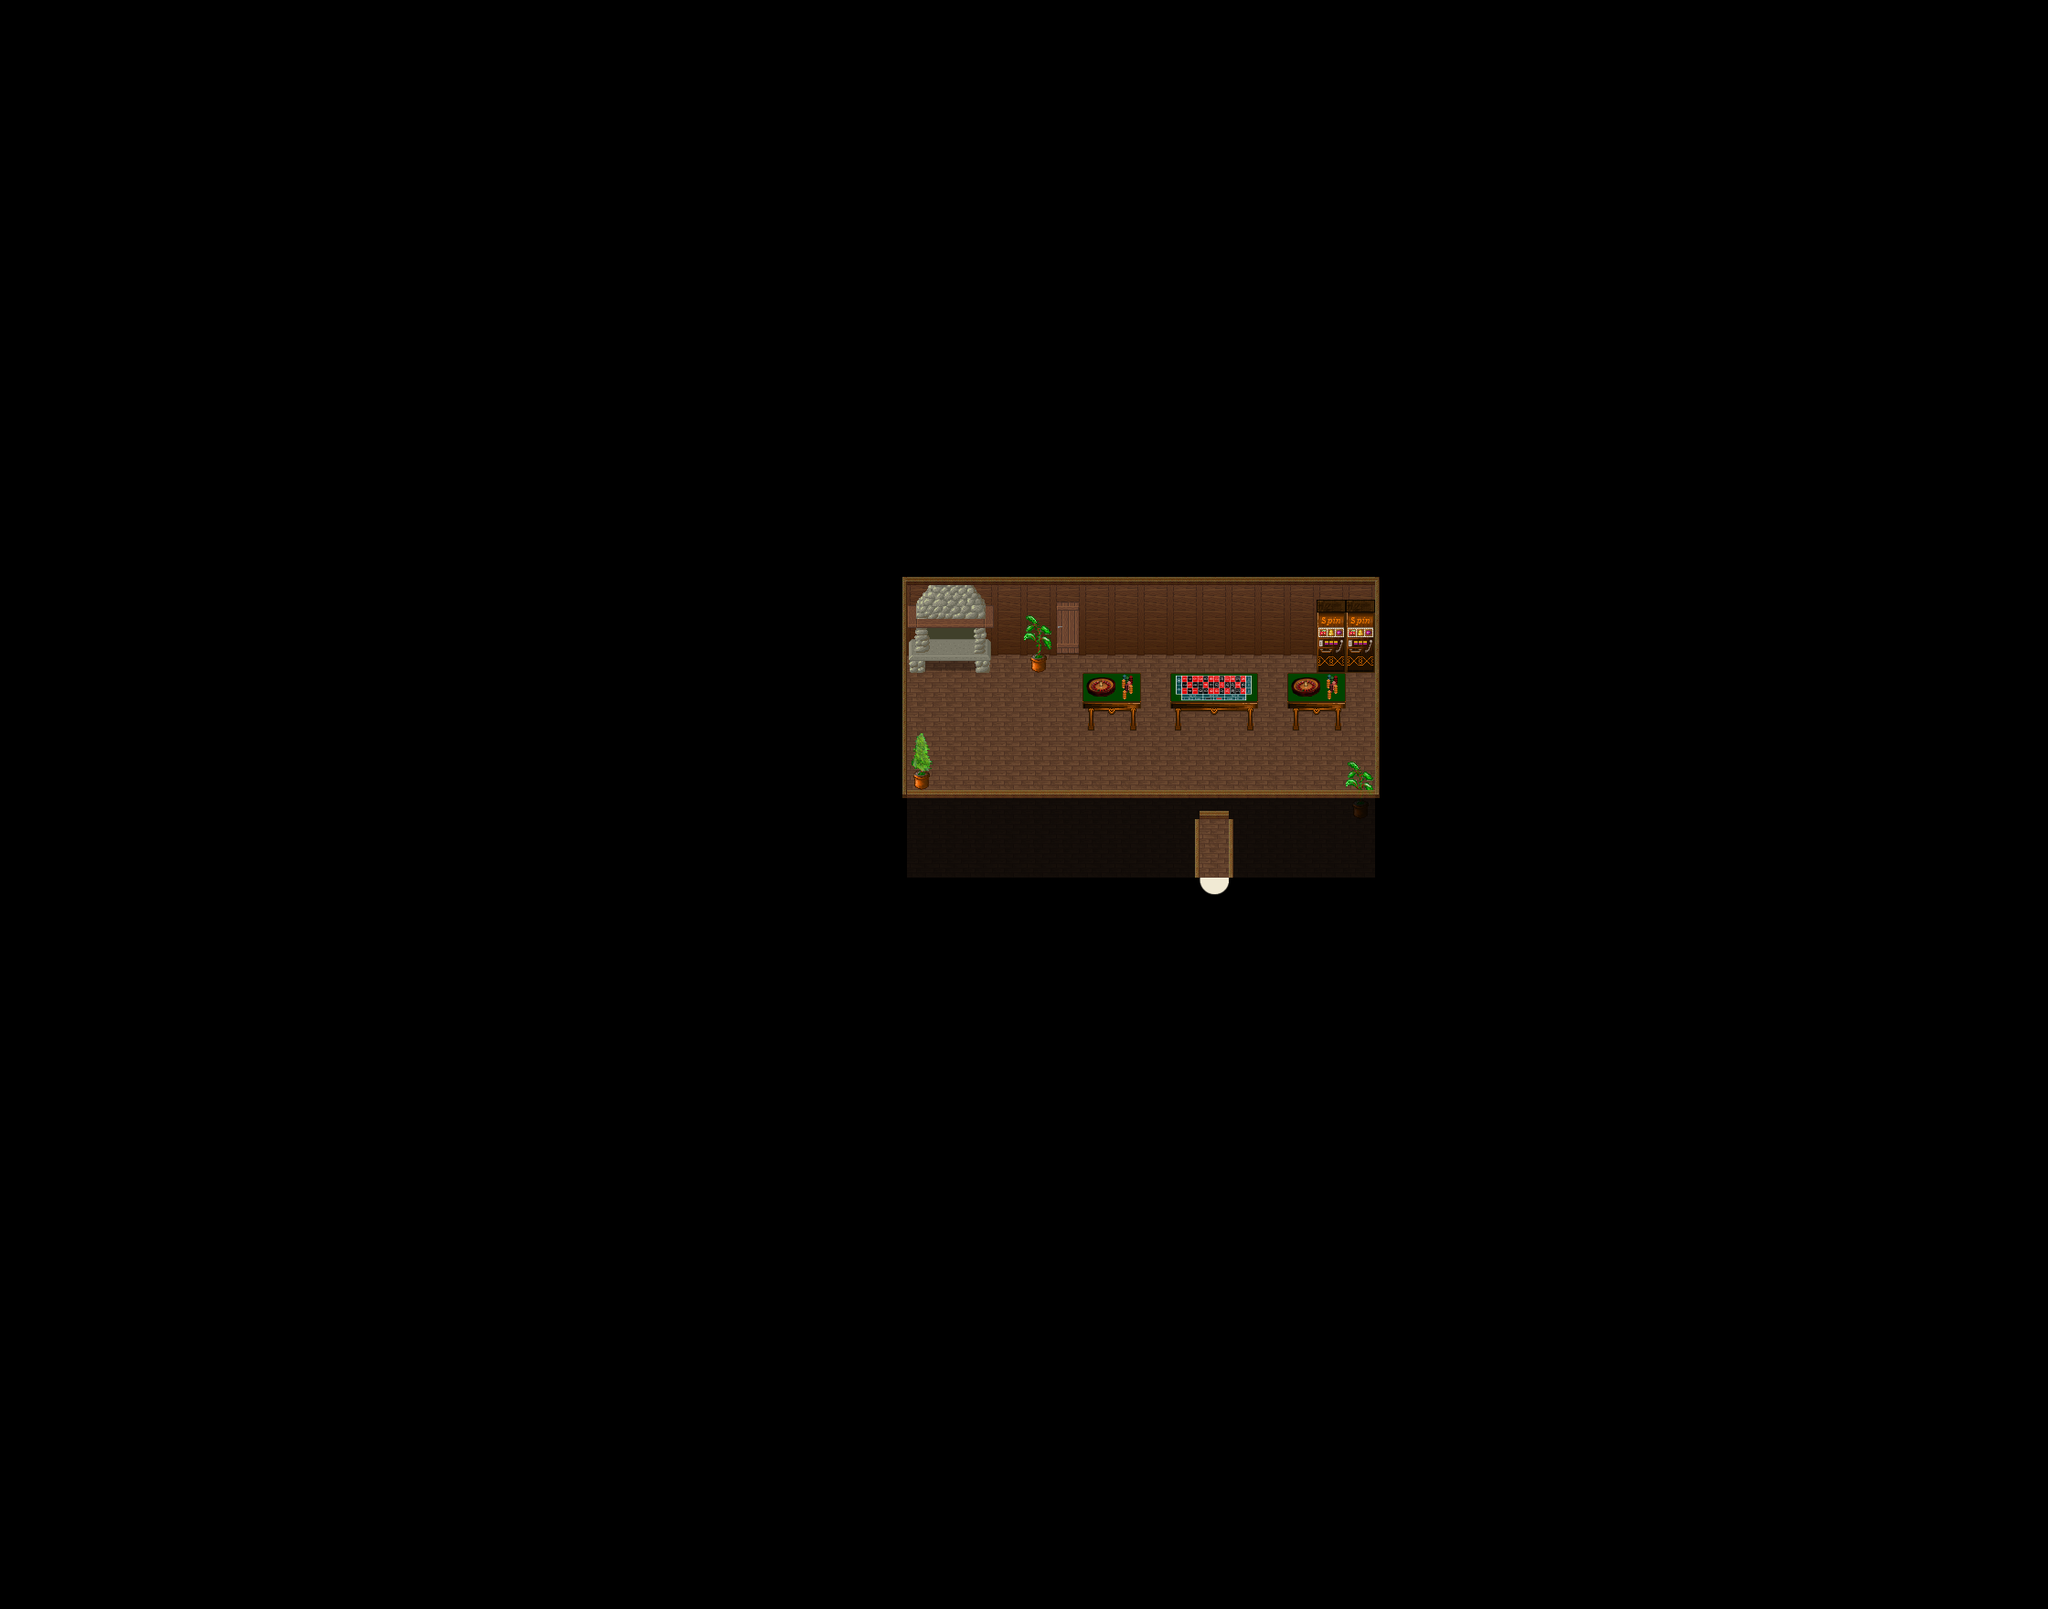

A level layout from a 2D game, rendered from its tile map. Below: a short description, then the map file with tile-grid data replaced by summaries:
An orthogonal 70x55 tile map with 32x32 px tiles, 4 tile layers (ground, ground2, fringe, top), 2 hidden layers not drawn, 6 tilesets and 4 objects (2x fixme, warp, PARTICLE_EFFECT).

<map version="1.5" tiledversion="1.7.2" orientation="orthogonal" renderorder="right-down" width="70" height="55" tilewidth="32" tileheight="32" infinite="0" nextlayerid="21" nextobjectid="57">
 <properties>
  <property name="background0image" value="graphics/images/spit23loginwallpaper_800x600.png" />
  <property name="author" value="TMW Brazil Team" />
  <property name="license" value="GPL v2+" />
  <property name="manaplus version" value="2" />
  <property name="minimap" value="graphics/minimaps/024-2.png" />
  <property name="music" value="8bit_the_hero.ogg" />
  <property name="name" value="Frostia Indoors" />
 </properties>
 <tileset firstgid="1" name="collision" tilewidth="32" tileheight="32" tilecount="9" columns="3">
  <image source="../graphics/tilesets/collision.png" width="96" height="96" />
 </tileset>
 <tileset firstgid="10" name="woodland_indoor" tilewidth="32" tileheight="32" tilecount="256" columns="16">
  <image source="../graphics/tilesets/woodland_indoor.png" width="512" height="512" />
 </tileset>
 <tileset firstgid="266" name="woodland_indoor_x2" tilewidth="32" tileheight="64" tilecount="48" columns="16">
  <image source="../graphics/tilesets/woodland_indoor_x2.png" width="512" height="192" />
 </tileset>
 <tileset firstgid="314" name="woodland_indoor_x3" tilewidth="32" tileheight="96" tilecount="48" columns="16">
  <image source="../graphics/tilesets/woodland_indoor_x3.png" width="512" height="288" />
 </tileset>
 <tileset firstgid="362" name="cabana_in" tilewidth="32" tileheight="32" tilecount="80" columns="16">
  <image source="../graphics/tilesets/cabana_in.png" width="512" height="160" />
 </tileset>
 <tileset firstgid="442" name="inn" tilewidth="32" tileheight="32" tilecount="256" columns="16">
  <image source="../graphics/tilesets/inn.png" width="512" height="512" />
 </tileset>
 <layer id="15" name="ground" width="70" height="55">
  <data>[3850 cells, 3850 non-empty, 6 distinct tile ids]</data>
 </layer>
 <layer id="16" name="ground2" width="70" height="55">
  <data>[3850 cells, 43 non-empty, 19 distinct tile ids]</data>
 </layer>
 <layer id="17" name="fringe" width="70" height="55">
  <data>[3850 cells, 3 non-empty, 3 distinct tile ids]</data>
 </layer>
 <layer id="18" name="top" width="70" height="55" opacity="0.8">
  <data>[3850 cells, 80 non-empty, 11 distinct tile ids]</data>
 </layer>
 <layer id="19" name="collision" width="70" height="55" visible="0">
  <data>[3850 cells, 3743 non-empty, 1 distinct tile ids]</data>
 </layer>
 <layer id="20" name="height" width="70" height="55" visible="0" locked="1">
  <data>[3850 cells, 0 non-empty, 0 distinct tile ids]</data>
 </layer>
 <objectgroup id="6" name="margin" visible="0">
  <object id="54" name="Margin A" type="fixme" x="352" y="0" width="640" height="640" />
  <object id="55" name="Margin B" type="fixme" x="1504" y="960" width="640" height="640" />
 </objectgroup>
 <objectgroup color="#00aa00" id="7" name="warps" visible="0">
  <object id="12" name="To Frostia" type="warp" x="1312" y="960" width="32" height="32">
   <properties>
    <property name="dest_map" value="024-1" />
    <property name="dest_x" value="32" />
    <property name="dest_y" value="55" />
   </properties>
  </object>
 </objectgroup>
 <objectgroup color="#ff557f" id="8" name="particle" visible="0">
  <object id="39" name="graphics/particles/cookingfire.particle.xml" type="PARTICLE_EFFECT" x="1024" y="704" width="32" height="32" />
 </objectgroup>
</map>
